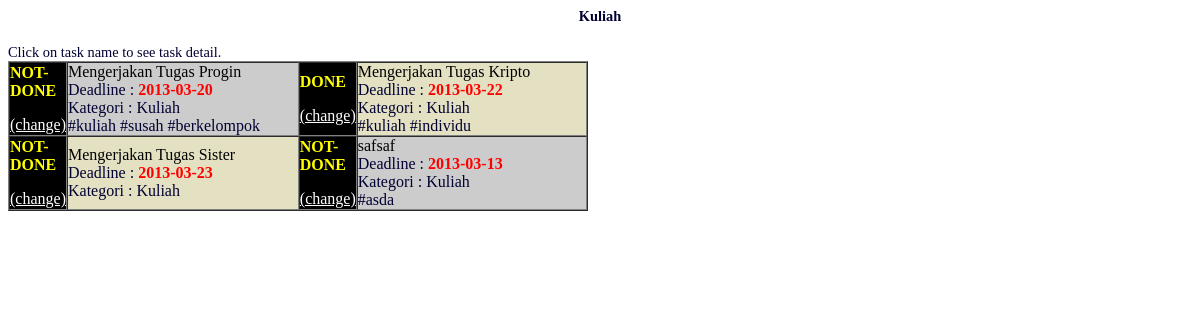
Screenshot of /src/kategori.php?categoryID=1 with the database file from the repository.
### tables this page shows
CREATE TABLE IF NOT EXISTS `category` (
  `categoryID` varchar(30) NOT NULL,
  `categoryname` varchar(30) NOT NULL,
  `creatorID` varchar(25) NOT NULL,
  PRIMARY KEY (`categoryID`)
);

CREATE TABLE IF NOT EXISTS `task` (
  `taskID` varchar(30) NOT NULL,
  `categoryID` varchar(30) NOT NULL,
  `username` varchar(30) NOT NULL,
  `taskname` varchar(30) NOT NULL,
  `status` int(11) NOT NULL,
  `deadline` date NOT NULL,
  PRIMARY KEY (`taskID`),
  KEY `task_ibfk_1` (`categoryID`),
  KEY `task_ibfk_2` (`username`)
);

CREATE TABLE IF NOT EXISTS `tag` (
  `taskID` varchar(30) NOT NULL,
  `tagname` varchar(30) NOT NULL,
  KEY `tag_ibfk_2` (`taskID`)
);

### model/Category.php (called while the page is built, shortened)
<?php
    class Category implements BaseModel {
		function __construct($id) {
			$db = mysqli_connect($GLOBALS['host'], $GLOBALS['username'], $GLOBALS['password'], $GLOBALS['dbname']);
			$format = "SELECT * FROM `category` WHERE `categoryID` = '%s';";
			$stmt = sprintf($format, $id);
			$result = mysqli_query($db, $stmt);
			if(mysqli_num_rows($result) > 0) {
				$row = $result->fetch_row();
			}
		}
		public function setData($name, $creatorID) {
			$this->name = $name;
		}
	}
?>

### model/DBGetter.php (called while the page is built, shortened)
<?php
    class DBGetter {
		public function getTagsFromTaskID($taskid) {
			$db = mysqli_connect($GLOBALS['host'], $GLOBALS['username'], $GLOBALS['password'], $GLOBALS['dbname']);
			$format = "SELECT * FROM `tag` WHERE `taskID` = '%s';";
			$stmt = sprintf($format, $taskid);
			$result = mysqli_query($db, $stmt);
			$tags = array();
			while($row = $result->fetch_row()) {
				$tags[] = new Tag($row[0], $row[1]);
			}
			return $tags;
		}
		public function getTasksFromCategory($categoryid) {
			$db = mysqli_connect($GLOBALS['host'], $GLOBALS['username'], $GLOBALS['password'], $GLOBALS['dbname']);
			$format = "SELECT * FROM `task` WHERE `categoryID` = '%s';";
			$stmt = sprintf($format, $categoryid);
			$result = mysqli_query($db, $stmt);
			$tasks = array();
			while($row = $result->fetch_row()) {
				$tasks[] = new Task($row[0]);
			}
			return $tasks;
		}
    }
?>

### model/Task.php (called while the page is built, shortened)
<?php
    class Task implements BaseModel {
		function __construct($id) {
			$db = mysqli_connect($GLOBALS['host'], $GLOBALS['username'], $GLOBALS['password'], $GLOBALS['dbname']);
			$format = "SELECT * FROM `task` WHERE `taskID` = '%s';";
			$stmt = sprintf($format, $id);
			$result = mysqli_query($db, $stmt);
			if(mysqli_num_rows($result) > 0) {
				$row = $result->fetch_row();
			}
			$this->id = $id;
		}
		public function setData($categoryID, $username, $taskname, $status, $deadline) {
			$this->categoryID = $categoryID;
			$this->taskname = $taskname;
			$this->status = $status;
			$this->deadline = $deadline;
    	}
		public function getCategory() {
			return new Category($this->categoryID);
		}
		public function getTags() {
			$dbg = new DBGetter();
			return $dbg->getTagsFromTaskID($this->id);
		}
		var $id;
		var $categoryID;
	}
?>

### model/Tag.php (called while the page is built, shortened)
<?php
    class Tag implements BaseModel {
		function __construct($taskid, $tagname) {
			$this->tagname = $tagname;
		}
	}
?>

### src/kategori.php (the view, shortened to what this page needs)
<?php
	if(isset($_GET['action'])) {
		if($_GET['action'] == 'changestatus') {
			$task = new Task($_GET['taskID']);
			$task->status = $task->status ^ 1;
			$task->editOnDB();
		}
		printAllCategories();
	} else if(isset($_GET['categoryID'])) {
		printCategory(new Category($_GET['categoryID']));
	} else {
		printAllCategories();
	}
?>
<!DOCTYPE html>
<head>
<link rel='stylesheet' type="text/css" href="../style/Design.css"/>
</head>
<body class="categoryfont">
</body>
</html>
<?php
	function printCategory($category) {
		$dbg = new DBGetter();
		$tasks = $dbg->getTasksFromCategory($category->id);
		printf('<h4 align="center">%s</h4>', $category->name);
    	printf('Click on task name to see task detail.');
		printf('<table width="580" border="1" cellspacing="0" cellpadding="0">');
		$i = 0;
		$lim = (sizeof($tasks) % 2 == 0) ? sizeof($tasks) : sizeof($tasks) - 1 ;
		for(; $i < ($lim / 2); $i++) {
			printf("<tr>\n");
			for($j = 0; $j < 2; $j++) {
				$task = $tasks[$i * 2 + $j];
				printf('<td width="26" class="black"><p class="kategori_status">%s</p>
					<a class="kategori_statuschange" href="kategori.php?action=changestatus&taskID=%d">(change)</a></td>',
					($task->status == 1) ? "DONE" : "NOT-DONE", $task->id);
				printf('<td width="264" class="%s"><a href="rinciantugas.php?taskid=%s" target="_parent" class="ordintext">%s</a><br />',
						(($i + $j) % 2 == 0) ? 'blue' : 'green', $task->id, $task->taskname);
				printf('Deadline : <b class="redtext">%s</b><br />', $task->deadline);
				printf('Kategori : %s<br />', $task->getCategory()->name);
				$tags = $task->getTags();
				foreach ($tags as $key => $value) {
					printf('#%s ', $value->tagname);
				}
				printf('</td>');
			}
			printf("</tr>\n");
		}
		printf('</table>');
	}
?>

### style/Design.css (style rules this page uses)
.categoryfont { font-family:Tahoma; color:#003; font-size:0.9em; background-color:#FFF }
.green { background-color:#E4E1C2; }
.black { background-color:#000; }
.blue { background-color:#CCC; }
.redtext { color:#F00; }
.ordintext { text-decoration:none; color:#000; }
.kategori_status { font-family: "Arial Narrow"; color: #FFFF00; font-weight: bolder; }
.kategori_statuschange { font-family: "Arial Narrow"; color: #FFFFFF; }

### rows the page displays
category: categoryname "Kuliah"
task: status "NOT-DONE", taskname "Mengerjakan Tugas Progin", deadline "2013-03-20", categoryID.creatorID "Kuliah"
tag: tagname "kuliah"
tag: tagname "susah"
tag: tagname "berkelompok"
task: status "DONE", taskname "Mengerjakan Tugas Kripto", deadline "2013-03-22", categoryID.creatorID "Kuliah"
tag: tagname "kuliah"
tag: tagname "individu"
task: status "NOT-DONE", taskname "Mengerjakan Tugas Sister", deadline "2013-03-23", categoryID.creatorID "Kuliah"
task: status "NOT-DONE", taskname "safsaf", deadline "2013-03-13", categoryID.creatorID "Kuliah"
tag: tagname "asda"
